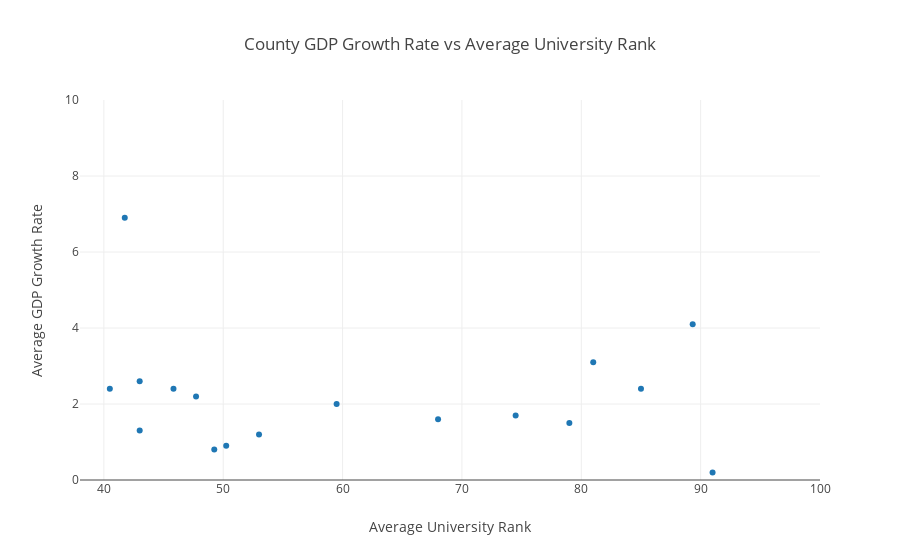

Notebook code cell kept with this figure:
### Markdown cell above
it seems that singapore is an outlier, so we remove it:

### Code cell
subject = country_agg['avg_university_rank']
score = country_agg['avg_gdp_growth_rate']

data = [dict(
  type = 'scatter',
  x = subject,
  y = score,
  mode = 'markers',
  text = country_agg['country']
)]

layout = dict(
    title = 'County GDP Growth Rate vs Average University Rank',
    xaxis = dict(
        title = 'Average University Rank',
        range = [38, 100]
                 ),
    yaxis = dict(
        title = 'Average GDP Growth Rate',
        range = [0, 10]
        )
)

fig_dict = dict(data=data, layout=layout)

pio.show(fig_dict, validate=False)

### Figure 1 — Plotly figure (JSON) as saved in the notebook; plotly's stock layout.template omitted (floating-point values rounded to 4 significant figures)
{"data": [{"mode": "markers", "text": ["Argentina", "Australia", "Belgium", "Canada", "China (Mainland)", "Denmark", "Finland", "France", "Germany", "Hong Kong SAR", "Ireland", "Japan", "Netherlands", "New Zealand", "Singapore", "South Korea", "Sweden", "Switzerland", "United Kingdom", "United States"], "type": "scatter", "x": [85, 45.83, 79, 50.25, 41.75, 68, 91, 43, 74.5, 40.5, 98, 53, 59.5, 81, 12.5, 65.5, 89.33, 49.25, 47.72, 43], "y": [2.4, 2.4, 1.5, 0.9, 6.9, 1.6, 0.2, 1.3, 1.7, 2.4, 26.3, 1.2, 2, 3.1, 2, -1.1, 4.1, 0.8, 2.2, 2.6]}], "layout": {"title": "County GDP Growth Rate vs Average University Rank", "xaxis": {"range": [38, 100], "title": "Average University Rank"}, "yaxis": {"range": [0, 10], "title": "Average GDP Growth Rate"}}}
